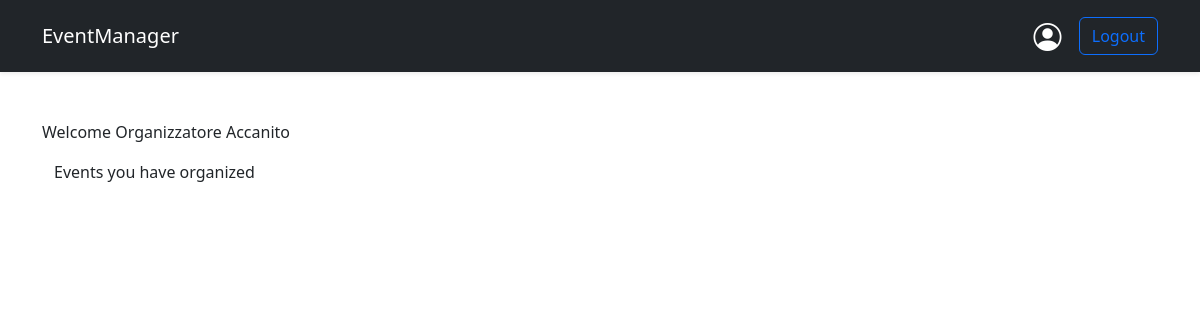
The app's page /users/profile/ (signed in), older data.
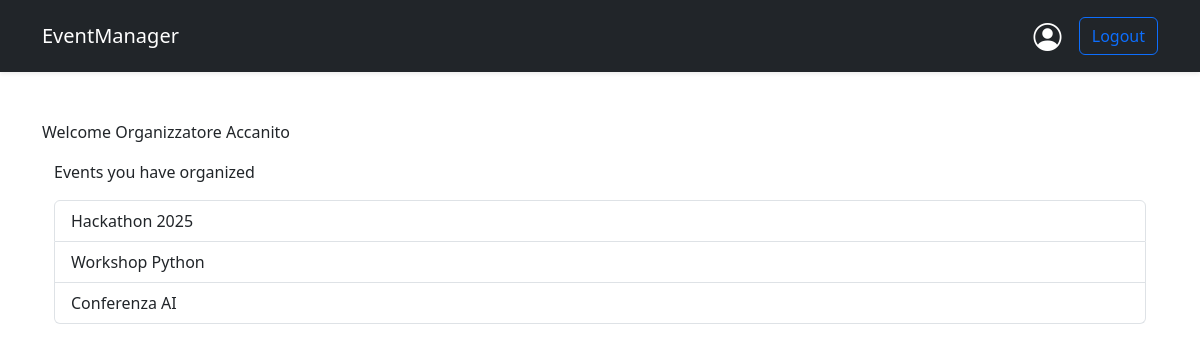
The same page, newer data.
### users/models.py (models this page shows)
class CustomUser(AbstractUser):
    is_organizer = models.BooleanField(default=False) # Default is attendee
    objects = CustomUserManager()

### events/models.py (models this page shows)
class Events(models.Model):
    id = models.AutoField(primary_key=True) # Non dovrebbe essere necessario
    name = models.CharField(max_length=50)
    place_name = models.CharField(max_length=50)
    place_address = models.CharField(max_length=100)
    price = models.DecimalField(decimal_places=2, max_digits=5)
    date = models.DateTimeField(auto_now=True)
    organizer_id = models.ForeignKey(CustomUser, on_delete=models.CASCADE, related_name='event_organizer')
    registration = models.ManyToManyField(to=CustomUser)

### users/views.py (the view)
# urls.py: path('profile/', views.profile_view, name='profile')
@login_required
def profile_view(request):
    if request.method == 'GET':
        user = request.user
        if user.is_organizer:
            events = Events.objects.filter(organizer_id = user.id)
        else:
            events = Events.objects.filter(registration=user.id)
        return render(request,'profile.html', {'first_name': user.first_name, 'last_name': user.last_name, 'events': events})

### templates/profile.html (shortened to what this page needs)
{% extends 'base.html' %}
{% load crispy_forms_tags %}
{% block content %}
    <p>Welcome {{ first_name }} {{ last_name }}</p>
    <div class="container">
        {% if user.is_organizer %}
            <p>Events you have organized</p>
        {% else %}
            <p>Events you have registered for</p>
        {% endif %}
        <div class="list-group">
            {% for event in events %}
                <a href="#" class="list-group-item list-group-item-action">{{ event.name }}</a>
            {% endfor %}
        </div>
    </div>
{% endblock %}

### templates/base.html (shortened to what this page needs)
<!DOCTYPE html>
<html lang="en">
<head>
    <link
            href="https://cdn.jsdelivr.net/npm/bootstrap@5.3.2/dist/css/bootstrap.min.css"
            rel="stylesheet"
    >
    <link rel="stylesheet" href="https://cdn.jsdelivr.net/npm/bootstrap-icons@1.13.1/font/bootstrap-icons.min.css">
</head>
<body>
<nav class="navbar navbar-expand-lg navbar-dark bg-dark shadow-sm">
    <div class="container">
        <a class="navbar-brand" href="{% url 'home' %}">EventManager</a>
        <div class="ms-auto">
            {% if user.is_authenticated %}
                <a href="{% url 'users:profile' %}" class="btn bi bi-person-circle text-white fs-3"></a>
                <a href="{% url 'users:logout' %}" class="btn btn-outline-primary">Logout</a>
            {% else %}
                <a href="{% url 'users:login' %}" class="btn btn-outline-primary">Login</a>
            {% endif %}
        </div>
    </div>
</nav>
<div class="container my-5">
    {% block content %}{% endblock %}
</div>
</body>
</html>

Row changes from the older to the newer data that the page shows:
added Events: name "Hackathon 2025"
added Events: name "Workshop Python"
added Events: name "Conferenza AI"
